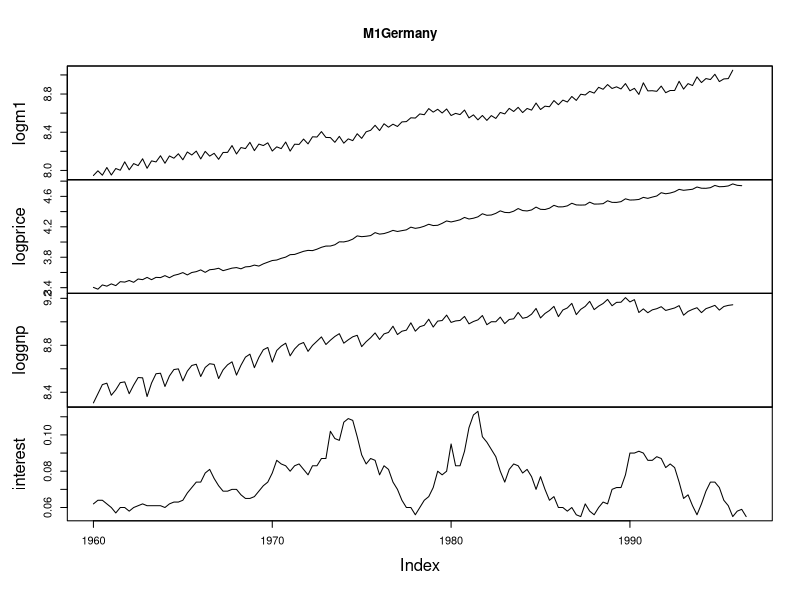
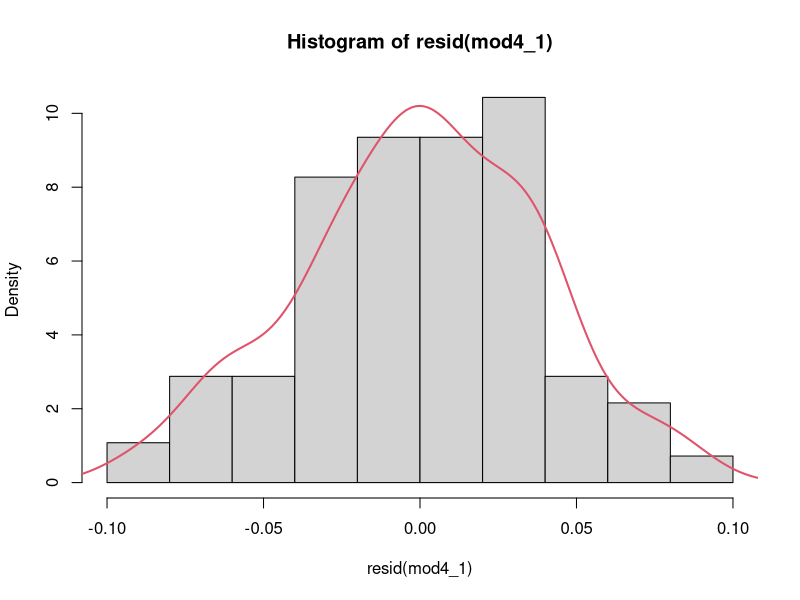

Reproduce these figures in R, in order.
## ---- chunk 1
#install.packages("dynlm")
library(dynlm)
library(car)
## ---- chunk 2
plot(M1Germany)  # Duomenys jau yra 'dynlm' pakete
head(M1Germany)
cor(M1Germany, use="na.or.complete") # Matome, kad duomenys yra koreliuoti
## ---- chunk 3
mod1<-dynlm(logm1 ~ L(logprice,1)+(L(loggnp,1))+(L(interest,1)) , data = M1Germany)
summary(mod1)   # interest yra nereikšmingas

mod1_2 <- dynlm(logm1 ~ (L(loggnp, 1))+(L(interest,1)) , data = M1Germany)
summary(mod1_2)

mod2<-dynlm(logm1 ~ L(logprice,2)+(L(loggnp, 2))+(L(interest,2)) , data = M1Germany)
summary(mod2) 

mod2_1<-dynlm(logm1 ~ L(logprice,2)+d((L(loggnp, 2)))+(L(interest,2)) , data = M1Germany)
summary(mod2_1) 

mod3 <- dynlm(logm1 ~ L(logprice,3)+(L(interest,3)) , data = M1Germany)
summary(mod3)

mod4 <- dynlm(logm1 ~ L(logprice,4)+(L(loggnp, 4))+(L(interest,4)) , data = M1Germany)
summary(mod4)

mod4_1 <- dynlm(logm1 ~ L(logprice,4)+d((L(loggnp, 4)))+(L(interest,4)) , data = M1Germany)
summary(mod4_1)

mod5 <- dynlm(logm1 ~ L(logprice,3)+(L(loggnp, 2))+(L(interest,1)) , data = M1Germany) 
summary(mod5)

mod5_1 <- dynlm(logm1 ~ L(logprice,3)+d((L(loggnp, 2)))+(L(interest,1)) , data = M1Germany) 
summary(mod5_1)

mod6 <- dynlm(logm1 ~ L(logprice,3)+d((L(loggnp, 2)))+(L(interest,2)) , data = M1Germany)
summary(mod6)

mod7 <- dynlm(logm1 ~ (L(loggnp, 2))+(L(interest,3)) , data = M1Germany)
summary(mod7)

mod8 <- dynlm(logm1 ~ L(logprice,1)+(L(interest,3)) , data = M1Germany) 
summary(mod8)

mod9 <- dynlm(logm1 ~ L(logprice,2)+(L(interest,3)) , data = M1Germany) 
summary(mod9)
## ---- chunk 4
vif(mod1)
vif(mod1_2)
vif(mod2)
vif(mod2_1)
vif(mod3)
vif(mod4)
vif(mod4_1)
vif(mod5)
vif(mod5_1)
vif(mod6)
vif(mod7)
vif(mod8)
vif(mod9)
## ---- chunk 5
AIC(mod1)
AIC(mod1_2)
AIC(mod2)
AIC(mod2_1)
AIC(mod3)
AIC(mod4)
AIC(mod4_1)
AIC(mod5)
AIC(mod5_1)
AIC(mod6)
AIC(mod7)
AIC(mod8)
AIC(mod9)
## ---- chunk 6
hist(resid(mod4_1), probability = TRUE)
lines(density(resid(mod4_1)), col=2, lwd=2)
## ---- chunk 7
liekanos<-as.vector(mod4_1$residuals) # Liekanų vektorius.
shapiro.test(liekanos)
